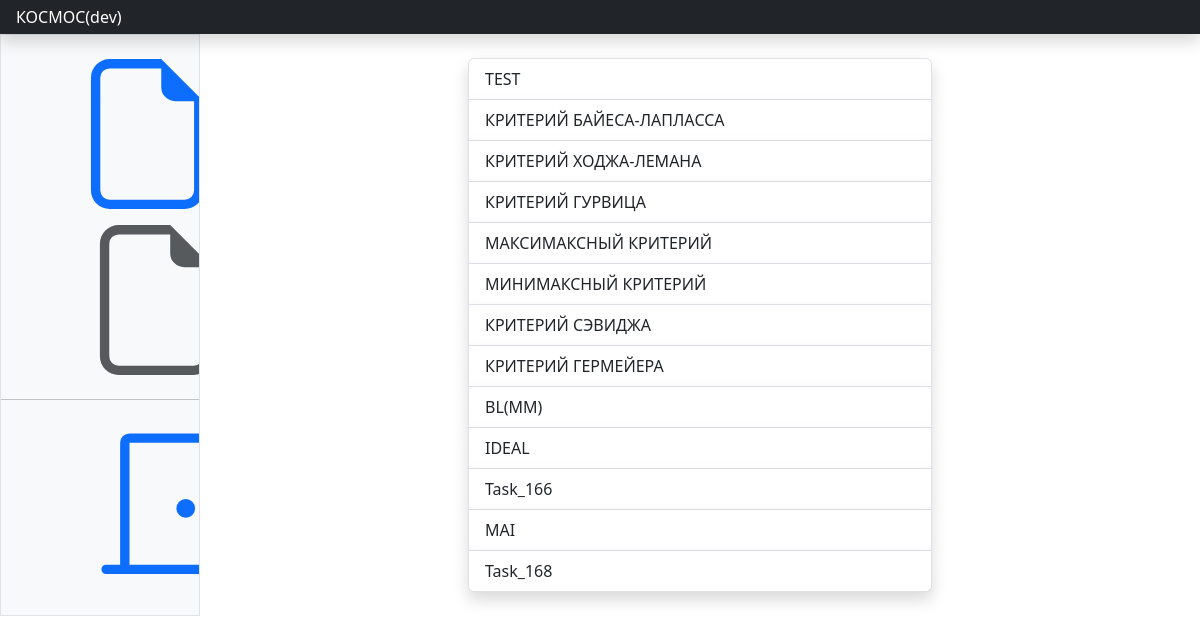
/ (signed in), run on the app's committed database.
### products/models.py (models this page shows, shortened)
class Task(models.Model):
    user = models.ForeignKey(User, verbose_name='Пользователь', on_delete=models.PROTECT)
    name = models.CharField(max_length=150)
    result = models.JSONField(default=dict, blank=True)
    methods = models.ManyToManyField(Method)
    aux_params = models.JSONField(default=dict, blank=True)
    changed = models.BooleanField(default=False)
    enable_normalization = models.BooleanField(default=False)
    use_normalized = models.BooleanField(default=False)

### products/views.py (the view)
# urls.py: path('', tasks, name='list_tasks'),
def tasks(request):
    if not request.user.is_authenticated:
        return redirect('products:login_view')
    else:
        tasks = list()
        if request.user.is_active:
            if request.user.is_superuser:
                tasks = Task.objects.filter()
            else:
                tasks = Task.objects.filter(user=request.user)
        return render(request, "tasks/tasks.html", {'tasks': tasks, 'is_task_list':'disabled'})

### templates/tasks/tasks.html
{% extends "main.html" %}
{% block content %}
<div class="container-fluid">
    <div class="row justify-content-md-center">
        <div class="col-md-6">
            <div class="list-group ">
                {% for task in tasks %}
                <a href="{% url 'products:task' task.id %}" class="list-group-item list-group-item-action shadow">{{ task.name }}</a>
                {% endfor %}
            </div>
        </div>
    </div>
</div>
{% endblock content %}

### templates/main.html (shortened to what this page needs)
{% extends "base.html" %}
{% block main %}
<header class="navbar sticky-top bg-dark flex-md-nowrap p-0 shadow" data-bs-theme="dark">
    <a class="navbar-brand col-md-3 col-lg-2 me-0 px-3 fs-6 text-white" href="/">КОСМОС({{ user }})</a>
</header>
<div class="container-fluid">
    <div class="row">
        <div class="sidebar border border-right col-md-3 col-lg-2 p-0 bg-body-tertiary">
            <div class="offcanvas-md offcanvas-end bg-body-tertiary" tabindex="-1" id="sidebarMenu" aria-labelledby="sidebarMenuLabel">
                <div class="offcanvas-body d-md-flex flex-column p-0 pt-lg-3 overflow-y-auto">
                    <ul class="nav flex-column">
                        <li class="nav-item"><a class="nav-link {{ is_add_task }} d-flex align-items-center gap-2" href="{% url 'products:add_task' %}">      <svg class="bi"><use xlink:href="#file-earmark"></use></svg>Добавить задачу</a></li>
                        <li class="nav-item disabled" ><a class="nav-link {{ is_task_list }} d-flex align-items-center gap-2" href="{% url 'products:list_tasks' %}">    <svg class="bi"><use xlink:href="#file-earmark"></use></svg>Список задач</a></li>
                    </ul>
                    <hr class="my-3">
                    <ul class="nav flex-column mb-auto">
                        <li class="nav-item">
                            <form action="{% url 'logout' %}" method="post">
                                <button type="submit" class="nav-link d-flex align-items-center gap-2"><svg class="bi">
                                    <use xlink:href="#door-closed"></use>
                                </svg>Выход</button>
                            </form>
                        </li>
                    </ul>
                </div>
            </div>
        </div>
        <main class="col-md-9 ms-sm-auto col-lg-10 px-md-4">
            <div class="my-4 w-100">
                <div class="row">
                    {% block content %}{% endblock %}
                </div>
            </div>
        </main>
    </div>
</div>
{% endblock main %}

### templates/base.html (style rules this page uses)
.bi { vertical-align: -.125em; fill: currentColor; }

### data on the page
Task: name "TEST"
Task: name "КРИТЕРИЙ БАЙЕСА-ЛАПЛАССА"
Task: name "КРИТЕРИЙ ХОДЖА-ЛЕМАНА"
Task: name "КРИТЕРИЙ ГУРВИЦА"
Task: name "МАКСИМАКСНЫЙ КРИТЕРИЙ"
Task: name "МИНИМАКСНЫЙ КРИТЕРИЙ"
Task: name "КРИТЕРИЙ СЭВИДЖА"
Task: name "КРИТЕРИЙ ГЕРМЕЙЕРА"
Task: name "BL(MM)"
Task: name "IDEAL"
Task: name "Task_166"
Task: name "MAI"
Task: name "Task_168"

### other printed values
{{ user }} "dev"
